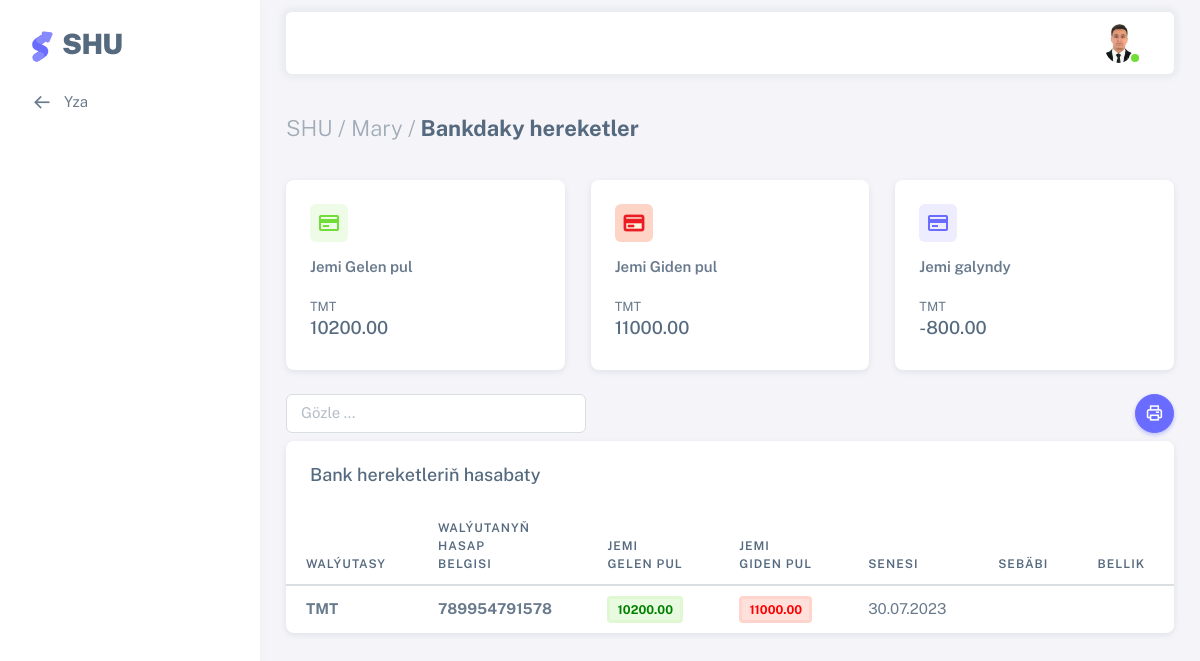
Screenshot of /bank_hereket/1/ (signed in) with the database file from the repository.
### users/models.py (models this page shows, shortened)
class AllUsers(AbstractUser):
    username = models.CharField(max_length=100, unique=True)
    office = models.ForeignKey(Office, on_delete=models.CASCADE, null=True)
    sehs = models.ForeignKey(Sehler, related_name='user_sehs', on_delete=models.CASCADE, null=True, blank=True)
    bolum = models.ForeignKey(Bolum, on_delete=models.CASCADE,null=True)
    wez = models.ForeignKey(Wez, on_delete=models.CASCADE, null=True)
    first_name = models.CharField(max_length=100)
    last_name = models.CharField(max_length=100)
    middle_name = models.CharField(max_length=100, null=True, blank=True)
    birth_date = models.DateField("Doglan senesi", default=timezone.now)
    tel = models.CharField("Telefon belgisi", max_length=12, null=True, blank=True)
    email = models.EmailField(unique=True)
    address = models.TextField(null=True, blank=True)
    user_code = models.CharField(max_length=12, unique=True, default=random_string, null=True, blank=True)
    image = models.ImageField(default='default.png', upload_to='profile_pics')

class Office(models.Model):
    name = models.CharField("Edara-kärhananyň ady", max_length=1000, null=True, blank=True)
    tel = models.CharField("Telefon belgisi", null=True, blank=True, max_length=12)
    reg_num = models.CharField("reg nomer", max_length=100, null=True, blank=True,)
    ind_num = models.CharField("indeks nomer", max_length=100, null=True, blank=True,)
    kpp_num = models.CharField(max_length=100, null=True, blank=True)
    address = models.TextField("Salgysy", null=True, blank=True)
    description = models.TextField("Gysga beyany", null=True, blank=True)
    slug = models.SlugField(max_length=300, unique=True, db_index=True, verbose_name="URL")
    def __str__(self):
        return self.name
    class Meta:
        verbose_name = 'Edara-kärhana'
        verbose_name_plural = 'Edara-kärhanalar'

### shu/models.py (models this page shows, shortened)
class Walyuta_hasap(models.Model):
    name = models.CharField("Walýuta hasap", max_length=100, blank=True,null=True)
    def __str__(self):
        return self.name
    class Meta:
        verbose_name = 'Walýuta hasap'
        verbose_name_plural = 'Walýuta hasaplar'

class Bank(models.Model):
    user = models.ForeignKey(Bank_user, on_delete=models.CASCADE,null=True, blank=True)
    wal = models.ForeignKey(Walyuta_hasap, on_delete=models.CASCADE,null=True, blank=True)
    shet_nomer = models.IntegerField("Walýutaň hasap belgisi",null=True, blank=True, default=None)
    g_summa = models.DecimalField("Jemi gelen pul",default=0,max_digits=10, decimal_places=2, null=True, blank=True)
    c_summa = models.DecimalField("Jemi giden pul",default=0,max_digits=10, decimal_places=2, null=True, blank=True)
    galyndy = models.DecimalField("Galyndy",default=0,max_digits=10, decimal_places=2, null=True, blank=True)
    sebap = models.TextField("Jemi girdeji-çykdajylaryň sebäbi",blank=True,null=True,)
    bellik = models.TextField("Bellik", blank=True,null=True,)
    sene = models.DateField("Senesi", default=timezone.now, null=True, blank=True)
    class Meta:
        verbose_name = 'Bakdaky hereket'
        verbose_name_plural = 'Bakdaky hereketler'

### shu/views.py (the view)
# urls.py: path('bank_hereket/<int:pk>/', views.Bank_hereket, name='bank-hereket'),
@login_required(login_url='login')
def Bank_hereket(request,pk):
    page_title = _('Bankdaky hereketler')
    banks = Bank.objects.filter(user_id=pk)
    bankwal = Bank.objects.filter(user_id=pk).values_list('wal__name',flat=True).first()
    hasap=Bank.objects.filter(user_id=pk).aggregate(total=Sum(F('g_summa')) - Sum(F('c_summa')),gelen=Sum(F('g_summa')),giden=Sum(F('c_summa')))
    pkk=pk
    if request.method == 'POST':
        form = BankForm(request.POST, request.FILES)
        if form.is_valid():
            g_summa = form.cleaned_data['g_summa']
            c_summa = form.cleaned_data['c_summa']
            sebap = form.cleaned_data['sebap']
            bellik = form.cleaned_data['bellik']
            obj = Bank.objects.create(wal_id=pk,user_id=pk,g_summa=g_summa,c_summa=c_summa,
                                      galyndy=g_summa-c_summa,sebap=sebap,bellik=bellik)
            obj.save()
            messages.success(request, 'Täze bank hereketi girizildi!')
            return redirect('bank-hereket',pk)
        else:
            messages.error(request, 'Ýalňyşlyk: bank hereketi girizilmedi!')
    else:
        form = BankForm()
    paginator = Paginator(banks, 10)
    page = request.GET.get('page')
    try:
        myuser = paginator.get_page(page)
    except PageNotAnInteger:
        myuser = paginator.page(1)
    except EmptyPage:
        myuser = paginator.page(paginator.num_pages)
    context = {'title': page_title,'myuser':myuser,'form': form,'hasap':hasap,'bankwal':bankwal,'pkk':pkk}
    return render(request, 'shu/bank.html', context)

### users/forms.py
class BankForm(forms.ModelForm):
    def __init__(self, *args, **kwargs):
        super(BankForm,self).__init__(*args, **kwargs)
    shet_nomer = forms.IntegerField(label=False, widget=forms.NumberInput(attrs={'placeholder': 'Walýutaň hasap belgisi', 'class': 'form-control mb-3'}))
    g_summa = forms.DecimalField(label=False,required=False, widget=forms.NumberInput(attrs={'placeholder': 'Jemi gelen pul', 'class': 'form-control mb-3'}))
    c_summa = forms.DecimalField(label=False,required=False, widget=forms.NumberInput(attrs={'placeholder': 'Jemi giden pul', 'class': 'form-control mb-3'}))
    sebap = forms.CharField(label=False,required=False, widget=forms.Textarea(attrs={'placeholder': 'Sebabi', 'class': 'form-control mb-3', 'style': 'height:100px;'}))
    bellik = forms.CharField(label=False,required=False, widget=forms.Textarea(attrs={'placeholder': 'Bellik', 'class': 'form-control mb-3', 'style': 'height:100px;'}))
    class Meta:
        model = Bank
        fields = ('shet_nomer','g_summa','c_summa','sebap','bellik')

### users/models.py (called while the page is built)
    def __str__(self):
        return self.name

### shu/templates/shu/bank.html (shortened to what this page needs)
{% extends 'shu/base.html' %}
{% load i18n %}
{% load crispy_forms_tags %}
{% load static %}
{% block menu %}
<li class="menu-item">
  <a href="{% url 'bank-users' pkk %}" class="menu-link">
    <i class="menu-icon tf-icons bx bx-arrow-back"></i>
    <div>Yza</div>
  </a>
</li>
{% endblock menu %}
{% block content %}
<div class="content-wrapper">
    <div class="container-xxl flex-grow-1 container-p-y">
      <h4 class="fw-bold py-3 mb-4"><span class="text-muted fw-light">SHU / {{ user.office|default_if_none:"" }} /</span> {{ title }}</h4>
        <div class="col-12">
          <div class="row">
            <div class="col-md-6 col-lg-4 mb-4">
              <div class="card">
                <div class="card-body">
                  <div class="card-title d-flex align-items-start justify-content-between">
                    <div class="avatar flex-shrink-0">
                      <img src="{% static 'assets/img/icons/unicons/cc-success.png' %}" alt="Credit Card" class="rounded" />
                    </div>
                  </div>
                  <span class="fw-semibold d-block mb-3">Jemi Gelen pul</span>
                  {% if hasap.gelen > 0 %}
                  <small>{{bankwal}}</small><h5 class="card-title text-nowrap mb-2"> {{hasap.gelen|floatformat:2|default_if_none:""}}</h5>
                  {% elif hasap.gelen == 0 or hasap.gelen != "" %}
                  <small>{{bankwal}}</small><h5 class="card-title text-nowrap mb-2">00.00</h5>
                  {% endif %}
                </div>
              </div>
            </div>
            <div class="col-md-6 col-lg-4 mb-4">
              <div class="card">
                <div class="card-body">
                  <div class="card-title d-flex align-items-start justify-content-between">
                    <div class="avatar flex-shrink-0">
                      <img src="{% static 'assets/img/icons/unicons/cc-error.png' %}" alt="Credit Card" class="rounded" />
                    </div>
                  </div>
                  <span class="fw-semibold d-block mb-3">Jemi Giden pul</span>
                  {% if hasap.giden > 0 %}
                  <small>{{bankwal}}</small><h5 class="card-title text-nowrap mb-2"> {{hasap.giden|floatformat:2|default_if_none:""}}</h5>
                  {% elif hasap.giden == 0 or hasap.giden != "" %}
                  <small>{{bankwal}}</small><h5 class="card-title text-nowrap mb-2">00.00</h5>
                  {% endif %}
                </div>
              </div>
            </div>
            <div class="col-md-6 col-lg-4 mb-4">
              <div class="card">
                <div class="card-body">
                  <div class="card-title d-flex align-items-start justify-content-between">
                    <div class="avatar flex-shrink-0">
                      <img src="{% static 'assets/img/icons/unicons/cc-primary.png' %}" alt="Credit Card" class="rounded" />
                    </div>
                  </div>
                  <span class="fw-semibold d-block mb-3">Jemi galyndy</span>
                  <small>{{bankwal}}</small><h5 class="card-title text-nowrap mb-2"> {{hasap.total|floatformat:2|default_if_none:"00.00"}}</h5>
                </div>
              </div>
            </div>
          </div>
        </div>
    <a><button style="float:right;" onclick="printData()" class="btn rounded-pill btn-icon btn-primary"> <i class="tf-icons bx bx-printer"></i></button>
    <input class="form-control mb-2" style="width:300px;" id='myInput' onkeyup='myFunction()' type='text' placeholder="Gözle ..."></a>
    <div class="card" id="printTable">
      <h5 class="card-header">Bank hereketleriň hasabaty</h5>
      <div class="table-responsive text-nowrap">
        <table class="table table-hover" id="myTable">
          <thead>
            <tr>
              <th>Walýutasy</th>
              <th>Walýutanyň<br>hasap<br>belgisi</th>
              <th>Jemi<br>gelen pul</th>
              <th>Jemi<br>giden pul</th>
              <th>senesi</th>
              <th>Sebäbi</th>
              <th>Bellik</th>
            </tr>
          </thead>
          <tbody class="table-border-bottom-0">
            {% for deg in myuser %}
            <tr>
              <td><strong>{{deg.wal|default_if_none:""}}</strong></td>
              <td><strong>{{deg.shet_nomer|default_if_none:""}}</strong></td>
              <td><span class="badge bg-label-success border-light-success me-1"><strong style="color:Green;">{{deg.g_summa|floatformat:2|default_if_none:""}}</strong></span></td>
              <td><span class="badge bg-label-danger border-light-danger me-1"><strong style="color:Red;">{{deg.c_summa|floatformat:2|default_if_none:""}}</strong></span></td>
              <td>{{deg.sene|date:"d.m.Y"}}</td>
              <td>{{deg.sebap|default_if_none:""}}</td>
              <td>{{deg.bellik|default_if_none:""}}</td>
            </tr>
            {% endfor %}
          </tbody>
        </table>
      </div>
    </div>
    </div>
  </div>
</div>
{% endblock content %}

### templates/include/header.html (shortened to what this page needs)
	{% load static i18n %}
	{% load crispy_forms_tags %}
		<nav class="layout-navbar container-xxl navbar navbar-expand-xl navbar-detached align-items-center bg-navbar-theme" id="layout-navbar">
		  <div class="navbar-nav-right d-flex align-items-center" id="navbar-collapse">
			<ul class="navbar-nav flex-row align-items-center ms-auto">
			  <li class="nav-item navbar-dropdown dropdown-user dropdown">
				<a class="nav-link dropdown-toggle hide-arrow" href="javascript:void(0);" data-bs-toggle="dropdown">
				  <div class="avatar avatar-online">
					<img src="{{ user.image.url }}" onerror="this.onerror=null;this.src='{% static 'assets/img/avatars/default.png' %}'" alt class="w-px-30 h-auto rounded-circle" />
				  </div>
				</a>
			  </li>
			</ul>
		  </div>
		</nav>

### rows the page displays
AllUsers: image (picture), office "Mary"
Walyuta_hasap: name "TMT"
Bank: wal "TMT", shet_nomer "789954791578", g_summa "10200.00", c_summa "11000.00", sene "30.07.2023"

### other values shown
{{ title }} "Bankdaky hereketler"
{{ hasap.gelen|floatformat:2|default_if_none:"" }} "10200.00"
{{ hasap.giden|floatformat:2|default_if_none:"" }} "11000.00"
{{ hasap.total|floatformat:2|default_if_none:"00.00" }} "-800.00"
